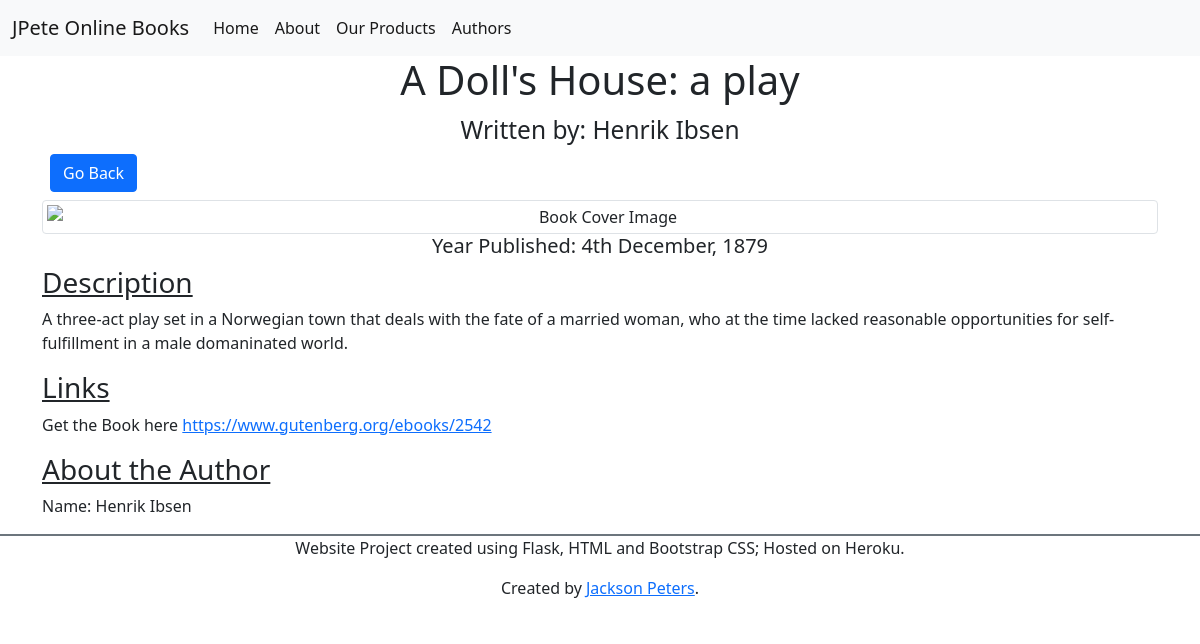
Page /products/book/8 on the committed database.
### FlaskSite/models.py (models this page shows, shortened)
class Item(db.Model):
    __tablename__="books"
    id = db.Column(db.Integer, primary_key=True, nullable=False)
    title = db.Column(db.String(100), index=True)
    Year_Published = db.Column(db.Integer, index=True)
    Author = db.Column(db.String(100), index=True)
    Description = db.Column(db.String(250), index=True)
    Genre = db.Column(db.String(100), index=True)
    Sub_Genre = db.Column(db.String(100), index=True)
    bookURL = db.Column(db.String(100), index=True)
    bookIMG = db.Column(db.String(100), index=True)

### FlaskSite/views.py (the view)
@bp.route('/products/book/<book_id>', methods=["GET"])
def single_page(book_id):
    item = Item.query.filter_by(id = book_id).first()
    author = Author.query.filter_by(Name=item.Author).first()
    return render_template("products/single.html", item=item, auth=author)

### FlaskSite/templates/products/single.html
{% extends 'base.html' %}
{% import "bootstrap/wtf.html" as wtf %}
{% block content %}
<div class="container">
    <div class="text-center">
        <h1>{{item.title}}</h1>
        <h3><small>Written by: {{item.Author}}</small></h3>
    </div>
    <div class="m-2">
        <a href="/products/{{item.Genre}}" role="button" class="btn btn-primary">Go Back</a>
    </div>
    <div class="text-center">
        <img src="{{item.bookIMG}}" class="img-thumbnail rouned mx-auto d-block" alt="Book Cover Image"/>
        <h5>Year Published: {{item.Year_Published}}</h5>
    </div>
    <div>
        <h3 class="text-decoration-underline">Description</h3>
        <p>{{item.Description}}</p>
    </div>
    <div class="">
        <h3 class="text-decoration-underline">Links</h3>
        <p>Get the Book here <a href="{{item.bookURL}}" target="blank">{{item.bookURL}}</a></p>
    </div>
    <div class="">
        <h3 class="text-decoration-underline">About the Author</h3>
        <div>
            <p>Name: {{auth.Name}}</p>
        </div>
    </div>
</div>
{%endblock%}

### rows in the picture
Item: title "A Doll's House: a play", Year_Published "4th December, 1879", Description "A three-act play set in a Norwegian town that deals with the fate of a married woman, who at the time lacked reasonable opportunities for self-fulfillment in a male domaninated world.", bookURL "https://www.gutenberg.org/ebooks/2542"

### other values in the picture
{{ item.Author }} "Henrik Ibsen"
{{ auth.Name }} "Henrik Ibsen"
